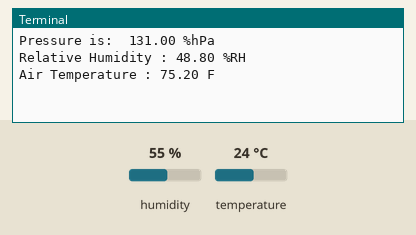
A program run on a simulated Raspberry Pi (BCM pin numbers). On the bench: the last lines printed to the terminal. Inputs (shaded band) come from the test bench; at power-on: humidity 55 %, temperature 24 °C.

Above: at 1.2 s.
1.3 s: humidity set to 22 %
At 2.5 s:
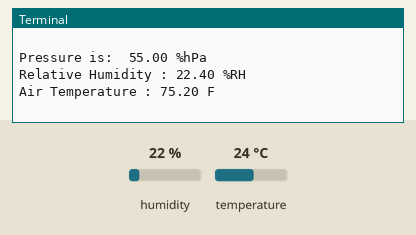
2.8 s: temperature set to 12 °C
At 3.9 s:
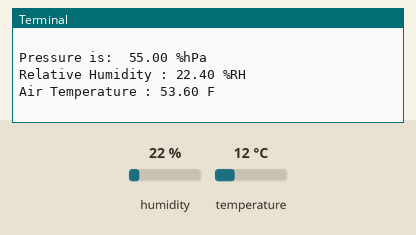
4.3 s: humidity set to 40 %
At 5.3 s:
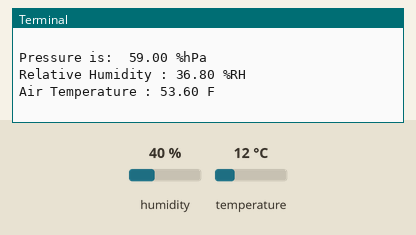
Timing chart, 0 to 7.3 s (numbered marks = the images above; inputs shaded):
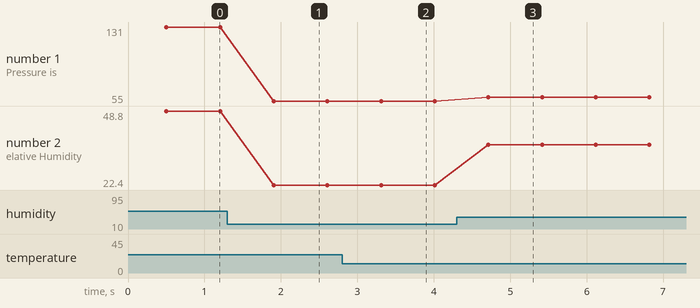

The program:

m5_sensor.py
```python
import smbus
import time

# Get I2C bus
bus = smbus.SMBus(1)

while True:
    try:
        # SHT30 address, 0x44(68)
        # Send measurement command, 0x2C(44), 0x06(06) High repeatability measurement
        bus.write_i2c_block_data(0x44, 0x2C, [0x06])


        # Allow sensor to complete the measurement
        time.sleep(0.5)

        # Read data back, 6 bytes
        data = bus.read_i2c_block_data(0x44, 0xF4, 6)

        # Process and print the data
        freedom_temp = (((((data[0] * 256.0) + data[1]) * 175) / 65535.0) - 45) * 9/5 + 32
        humidity = 100 * (data[3] * 256 + data[4]) / 65535.0
        pressure = data[5]

        print("Pressure is:  %.2f %%hPa" % pressure)
        print("Relative Humidity : %.2f %%RH" % humidity)
        print("Air Temperature : %.2f F\n" % freedom_temp)


    except TimeoutError:
        print("Error: Connection timed out. Check the sensor and connections.")

    except Exception as e:
        print(f"Error: {e}")

    time.sleep(0.2)
```

Measured:
- after the input at 1.3 s, the terminal: prints a new line after 0.61 s (image 1)
- after the input at 2.8 s, the terminal: prints a new line after 0.51 s (image 2)
- after the input at 4.3 s, the terminal: prints a new line after 0.41 s (image 3)
- plotted number 1: 131 → 55 after the input at 1.3 s, 55 → 59 after the input at 4.3 s
- plotted number 2: 48.8 → 22.4 after the input at 1.3 s, 22.4 → 36.8 after the input at 4.3 s
